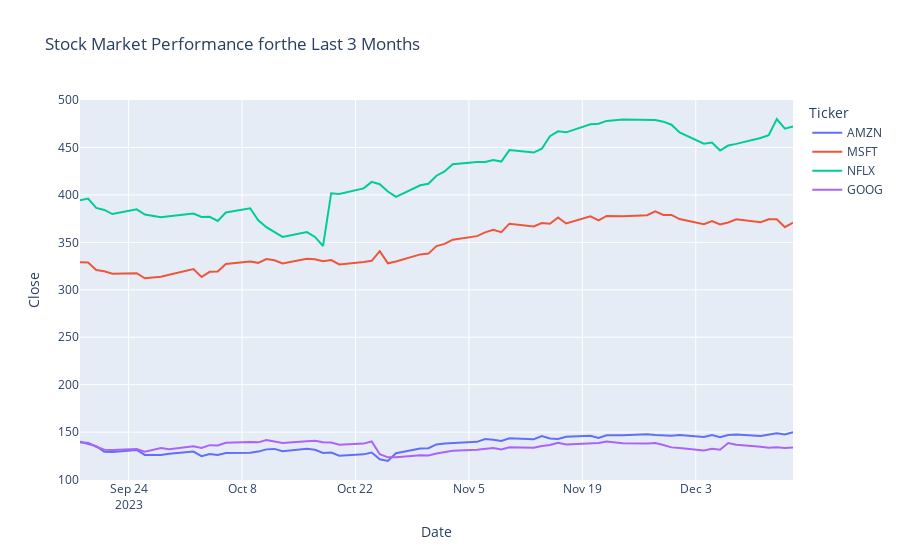

This figure's notebook cell:
### Code cell
import plotly.express as px
fig=px.line(df,x='Date',
           y='Close',
           color='Ticker',
           title="Stock Market Performance forthe Last 3 Months")
fig.show()
